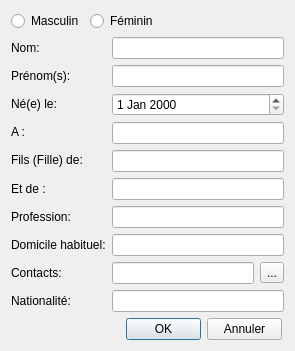
<?xml version="1.0" encoding="UTF-8"?>
<ui version="4.0">
 <class>BDFormulaireClientSimple</class>
 <widget class="QDialog" name="BDFormulaireClientSimple">
  <property name="geometry">
   <rect>
    <x>0</x>
    <y>0</y>
    <width>295</width>
    <height>342</height>
   </rect>
  </property>
  <property name="windowTitle">
   <string>Dialog</string>
  </property>
  <layout class="QGridLayout" name="gridLayout">
   <item row="0" column="0" colspan="2">
    <layout class="QFormLayout" name="formLayout_2">
     <item row="0" column="0">
      <widget class="QRadioButton" name="rb_masculin">
       <property name="text">
        <string>Masculin</string>
       </property>
      </widget>
     </item>
     <item row="0" column="1">
      <widget class="QRadioButton" name="rb_feminin">
       <property name="text">
        <string>Féminin</string>
       </property>
      </widget>
     </item>
    </layout>
   </item>
   <item row="1" column="0">
    <layout class="QVBoxLayout" name="verticalLayout">
     <item>
      <widget class="QLabel" name="label">
       <property name="text">
        <string>Nom:</string>
       </property>
      </widget>
     </item>
     <item>
      <widget class="QLabel" name="label_2">
       <property name="text">
        <string>Prénom(s):</string>
       </property>
      </widget>
     </item>
     <item>
      <widget class="QLabel" name="label_3">
       <property name="text">
        <string>Né(e) le:</string>
       </property>
      </widget>
     </item>
     <item>
      <widget class="QLabel" name="label_4">
       <property name="text">
        <string>A :</string>
       </property>
      </widget>
     </item>
     <item>
      <widget class="QLabel" name="label_5">
       <property name="text">
        <string>Fils (Fille) de:</string>
       </property>
      </widget>
     </item>
     <item>
      <widget class="QLabel" name="label_6">
       <property name="text">
        <string>Et de :</string>
       </property>
      </widget>
     </item>
     <item>
      <widget class="QLabel" name="label_7">
       <property name="text">
        <string>Profession:</string>
       </property>
      </widget>
     </item>
     <item>
      <widget class="QLabel" name="label_8">
       <property name="text">
        <string>Domicile habituel:</string>
       </property>
      </widget>
     </item>
     <item>
      <widget class="QLabel" name="label_9">
       <property name="text">
        <string>Contacts:</string>
       </property>
      </widget>
     </item>
     <item>
      <widget class="QLabel" name="label_10">
       <property name="text">
        <string>Nationalité:</string>
       </property>
      </widget>
     </item>
    </layout>
   </item>
   <item row="1" column="1">
    <layout class="QVBoxLayout" name="verticalLayout_2">
     <item>
      <widget class="QLineEdit" name="lineEditNom"/>
     </item>
     <item>
      <widget class="QLineEdit" name="lineEditPrenom"/>
     </item>
     <item>
      <widget class="QDateEdit" name="dateEditDateDeNaiss"/>
     </item>
     <item>
      <widget class="QLineEdit" name="lineEditLieuDeNaiss"/>
     </item>
     <item>
      <widget class="QLineEdit" name="lineEditPere"/>
     </item>
     <item>
      <widget class="QLineEdit" name="lineEditMere"/>
     </item>
     <item>
      <widget class="QLineEdit" name="lineEditProfession"/>
     </item>
     <item>
      <widget class="QLineEdit" name="lineEditDomicile"/>
     </item>
     <item>
      <layout class="QHBoxLayout" name="horizontalLayout">
       <item>
        <widget class="QLineEdit" name="lineEditContacts">
         <property name="readOnly">
          <bool>true</bool>
         </property>
        </widget>
       </item>
       <item>
        <widget class="QToolButton" name="btn_calendrier">
         <property name="text">
          <string>...</string>
         </property>
        </widget>
       </item>
      </layout>
     </item>
     <item>
      <widget class="QLineEdit" name="lineEditNationalite"/>
     </item>
    </layout>
   </item>
   <item row="2" column="1">
    <layout class="QFormLayout" name="formLayout_4">
     <property name="formAlignment">
      <set>Qt::AlignRight|Qt::AlignTop|Qt::AlignTrailing</set>
     </property>
     <property name="rightMargin">
      <number>8</number>
     </property>
     <item row="0" column="0">
      <widget class="QPushButton" name="btn_ok">
       <property name="maximumSize">
        <size>
         <width>75</width>
         <height>23</height>
        </size>
       </property>
       <property name="text">
        <string>OK</string>
       </property>
      </widget>
     </item>
     <item row="0" column="1">
      <widget class="QPushButton" name="btn_annuler">
       <property name="maximumSize">
        <size>
         <width>75</width>
         <height>23</height>
        </size>
       </property>
       <property name="text">
        <string>Annuler</string>
       </property>
      </widget>
     </item>
    </layout>
   </item>
  </layout>
 </widget>
 <resources/>
 <connections/>
</ui>
